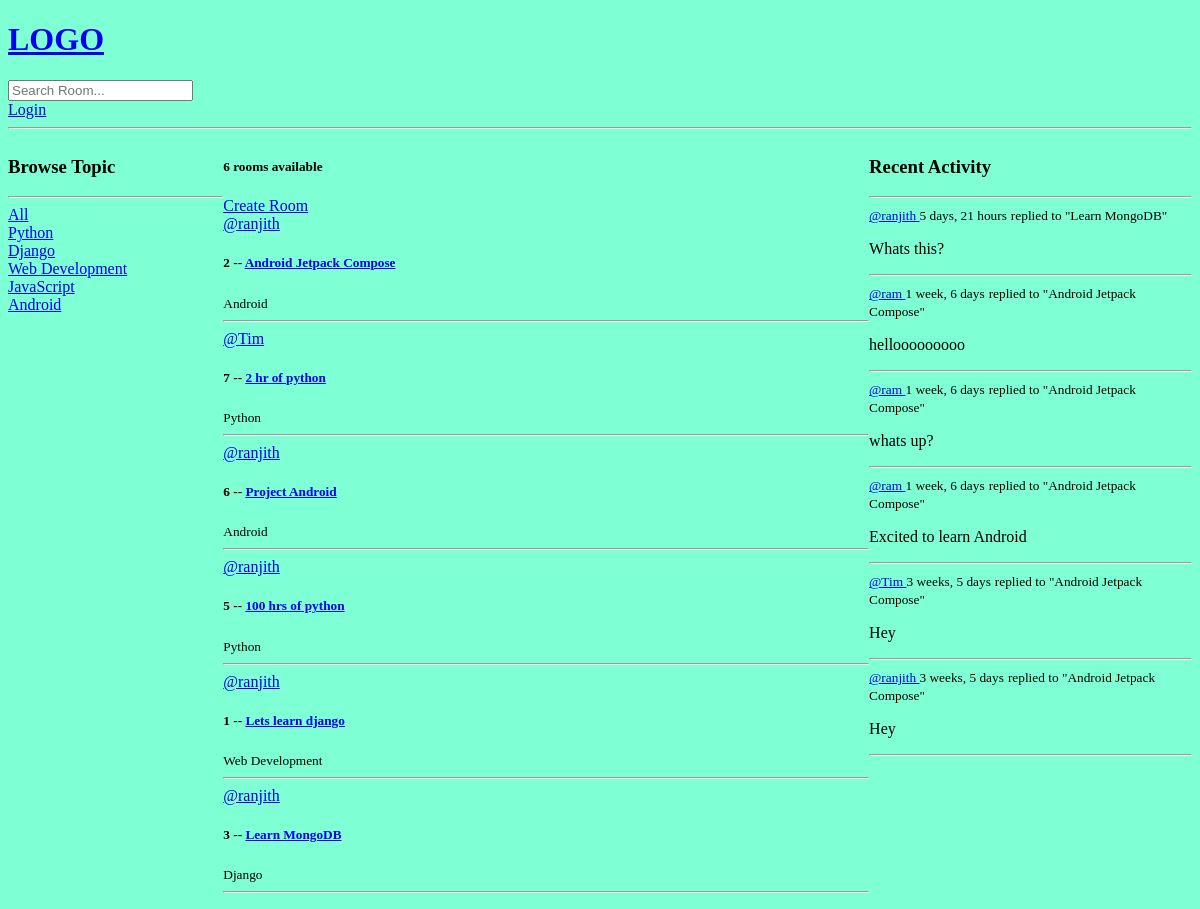
The app's page /, older data.
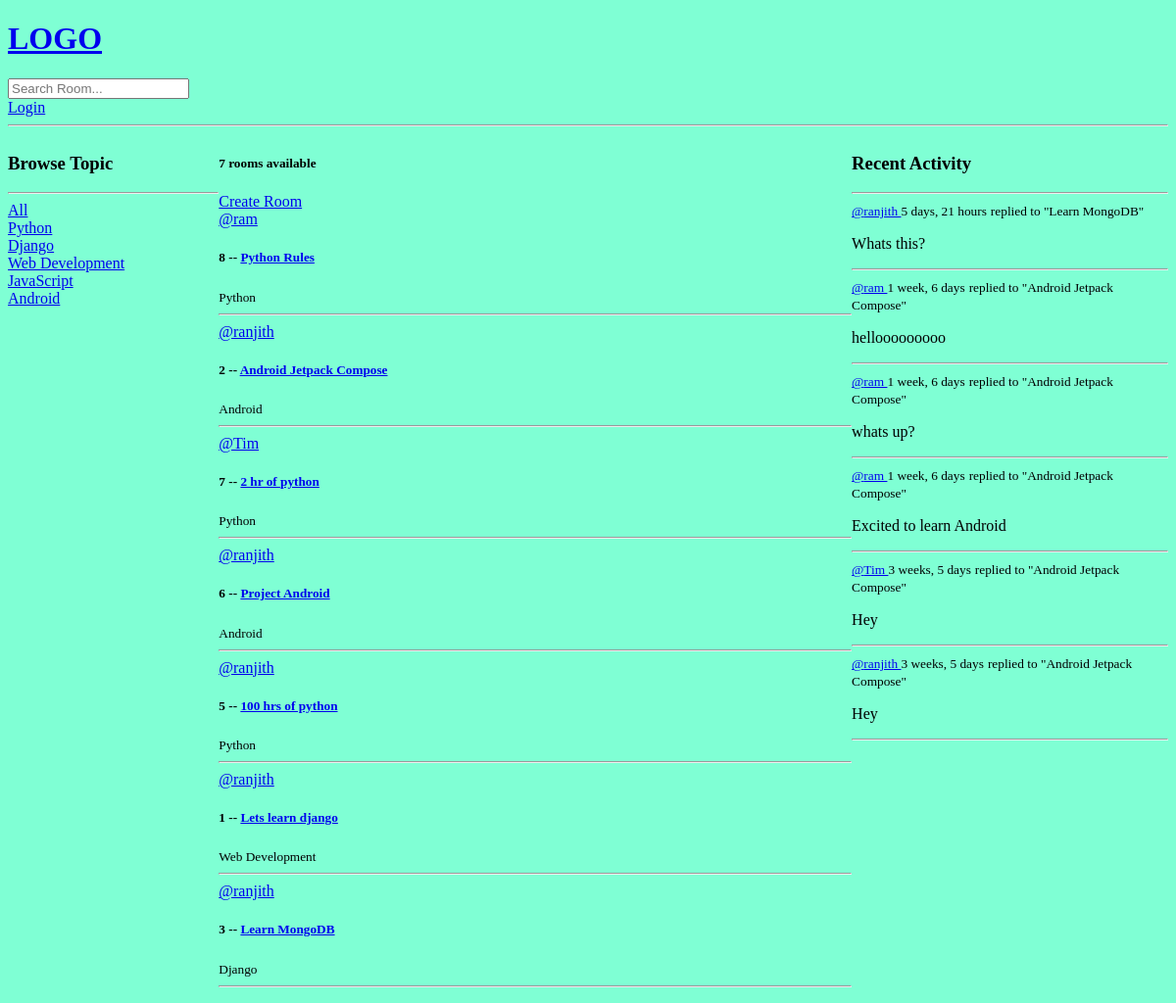
The same page, newer data.
### base/models.py (models this page shows, shortened)
class Topic(models.Model):
    name = models.CharField(max_length=200)

class Room(models.Model):
    host = models.ForeignKey(User, on_delete = models.SET_NULL, null=True)
    topic = models.ForeignKey(Topic, on_delete = models.SET_NULL, null=True) #SET_NULL will set the contents to null if a room is deleted
    name = models.CharField(max_length=200)
    description = models.TextField(null=True, blank=True)
    participants = models.ManyToManyField(User, related_name='participants', blank=True)
    updated = models.DateTimeField(auto_now = True)
    created = models.DateTimeField(auto_now_add = True) # this will just save the time when it was created
    class Meta:
        ordering = ["-updated", "-created"]
    def __str__ (self):
        return self.name

class Message(models.Model):
    user = models.ForeignKey(User, on_delete = models.CASCADE)
    room = models.ForeignKey(Room, on_delete = models.CASCADE)
    body = models.TextField()
    updated = models.DateTimeField(auto_now = True)
    created = models.DateTimeField(auto_now_add = True) # this will just save the time when it was created
    class Meta:
        ordering = ["-updated", "-created"]
    def __str__ (self):
        return self.body[0:50] # return first 50 character for the preview whenever an object is created

### base/views.py (the view)
# urls.py: path("", views.home, name="home"),
def home(request):
    q = request.GET.get('q') if request.GET.get('q') != None else ''    # '' will fetch the entire dataset
    rooms = Room.objects.filter(
        Q(topic__name__icontains = q) |  # syntax for contains querry
        Q(name__icontains = q) |
        Q(description__icontains = q)
        )
    topics = Topic.objects.all()
    room_count = rooms.count()
    room_messages = Message.objects.filter(Q(room__topic__name__icontains = q))
    context = {'rooms': rooms, 'topics': topics, 'room_count':room_count, 'room_messages': room_messages}
    return render(request, "base/home.html", context)

### base/templates/base/home.html (shortened to what this page needs)
{% extends "main.html" %}
{% block content %}
<div class="home-container">
    <div>
        {%  include 'base/topics_components.html' %}
    </div>
    <div>
        {% include 'base/feed_component.html' %}
    </div>
    <div>
        {% include 'base/activity_component.html' %}
    </div>
</div>
{% endblock content %}

### base/templates/base/topics_components.html
<h3>Browse Topic</h3>
<hr>
<div>
    <a href="{% url 'home' %}">All</a>
</div>
{% for topic in topics%}
    <div>
        <a href="{% url 'home' %}?q={{topic.name}}">{{topic.name}}</a>
    </div>
{% endfor %}

### base/templates/base/feed_component.html (shortened to what this page needs)
<h5>{{room_count}} rooms available</h5>
<a href="{% url 'create-room' %}"> Create Room</a>
<div>
    {% for room in rooms %}
        <div>
            <a href="{% url 'user-profile' room.host.id %}"> @{{room.host.username}} </a>
            <h5> {{room.id}} -- <a href="{% url 'room' room.id%}">{{room.name}}</a></h5>
            <small>{{room.topic.name}}</small>
            <hr>
        </div>
    {% endfor %}
</div>

### base/templates/base/activity_component.html (shortened to what this page needs)
<h3> Recent Activity </h3>
        <hr>
        {% for message in room_messages %}
            <div>
                <small> <a href=" {% url 'user-profile' message.user.id %}"> @{{message.user}} </a>   {{message.created|timesince}}</small>
                <small>replied to "{{message.room}}"</small>
                <p>{{message}}</p>
                <hr>
            </div>
        {% endfor %}

Row changes from the older to the newer data that the page shows:
added Room: host.username "ram", id "8", name "Python Rules", topic.name "Python"
Text that changed along with them:
{{ room_count }}: "6" → "7"
